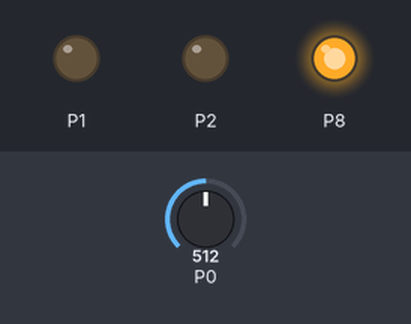
This program was run on a simulated BBC micro:bit (MakeCode). On the bench: output pins drawn as LEDs (lit = HIGH). Inputs (shaded band) come from the test bench; at power-on: P0 = 512 (analog values on the 0–1023 scale).

Above: at 1.2 s.
1.3 s: P0 set to 490
At 2.5 s:
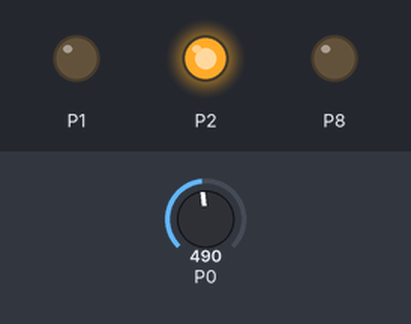
2.9 s: P0 set to 410
4.4 s: P0 set to 390
At 5.7 s:
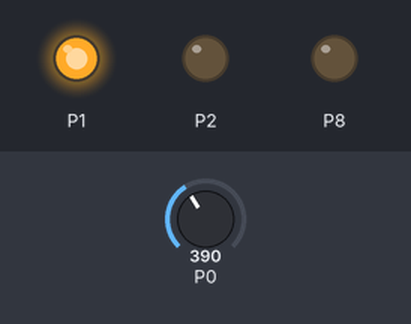
6.0 s: P0 set to 610
At 6.7 s:
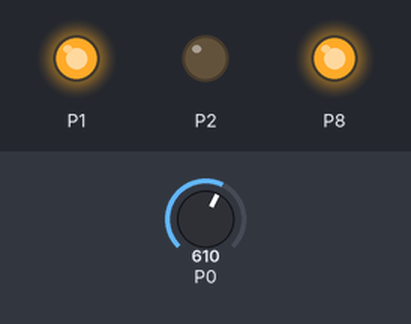
7.6 s: P0 set to 710
At 8.6 s:
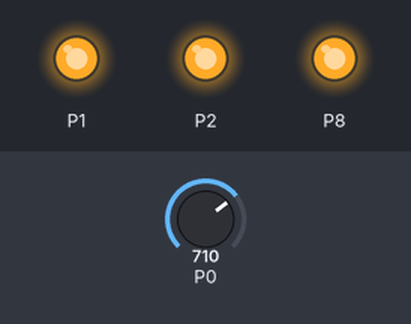
9.2 s: P0 set to 690
At 10.8 s:
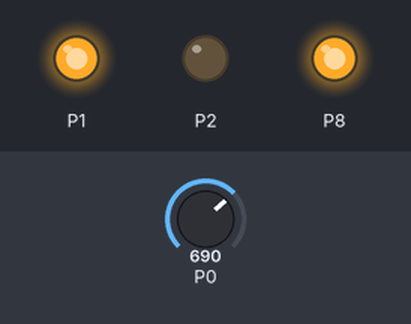
Timing chart, 0 to 11.8 s (numbered marks = the images above; inputs shaded):
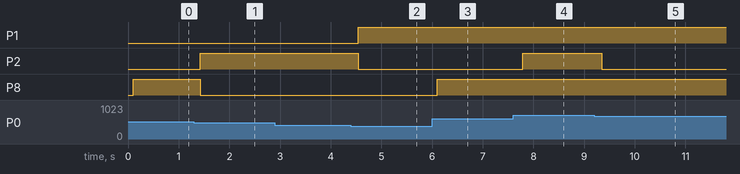

Measured:
- the behaviour switches between 401 and 400 on P0 (found by bisection; images 1 and 2)
- after the input at 1.3 s, P2: LOW → HIGH after 0.12 s; P8: HIGH → LOW after 0.12 s
- after the input at 2.9 s, every drawn part: stays the same
- after the input at 4.4 s, P1: LOW → HIGH after 0.14 s; P2: HIGH → LOW after 0.14 s
- after the input at 6.0 s, P8: LOW → HIGH after 0.11 s
- after the input at 7.6 s, P2: LOW → HIGH after 0.19 s
- after the input at 9.2 s, P2: HIGH → LOW after 0.15 s

The program:

main.ts
```typescript
let intensiter = 0
function bleux () {
    pins.digitalWritePin(DigitalPin.P1, 0)
    pins.digitalWritePin(DigitalPin.P2, 0)
    pins.digitalWritePin(DigitalPin.P8, 1)
}
function blanc () {
    pins.digitalWritePin(DigitalPin.P1, 1)
    pins.digitalWritePin(DigitalPin.P2, 1)
    pins.digitalWritePin(DigitalPin.P8, 1)
}
function rouge () {
    pins.digitalWritePin(DigitalPin.P1, 1)
    pins.digitalWritePin(DigitalPin.P2, 0)
    pins.digitalWritePin(DigitalPin.P8, 0)
}
function move () {
    pins.digitalWritePin(DigitalPin.P1, 1)
    pins.digitalWritePin(DigitalPin.P2, 0)
    pins.digitalWritePin(DigitalPin.P8, 1)
}
function vert () {
    pins.digitalWritePin(DigitalPin.P1, 0)
    pins.digitalWritePin(DigitalPin.P2, 1)
    pins.digitalWritePin(DigitalPin.P8, 0)
}
basic.forever(function () {
    intensiter = pins.analogReadPin(AnalogPin.P0)
    basic.pause(100)
    if (intensiter < 800 && intensiter > 700) {
        blanc()
    } else if (intensiter < 700 && intensiter > 600) {
        move()
    } else if (intensiter < 600 && intensiter > 500) {
        bleux()
    } else if (intensiter < 500 && intensiter > 400) {
        vert()
    } else {
        rouge()
    }
})
```

test.ts
```typescript
// les tests vont ici ; cela ne sera pas compilé si ce paquet est utilisé en tant qu'extension.
```
